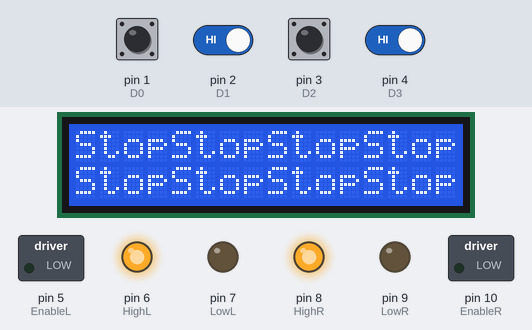
The sketch below on a simulated Arduino Uno, built with avr-gcc and run on an emulated ATmega328P. Parts: 16×2 character LCD, switched loads named in the sketch (green lamp = pin HIGH), output pins drawn as LEDs (lit = HIGH). The inputs (shaded band) are chosen by the test bench; at power-on: pin 1 (D0), pin 2 (D1), pin 3 (D2), pin 4 (D3) HIGH.

Above: at 1.2 s.
1.3 s: pin 2 (D1) driven LOW and pin 4 (D3) driven LOW
At 1.45 s:
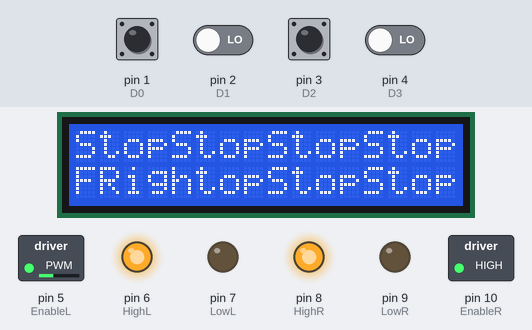
3.7 s: pin 1 (D0) pulled LOW for 0.15 s
At 3.88 s:
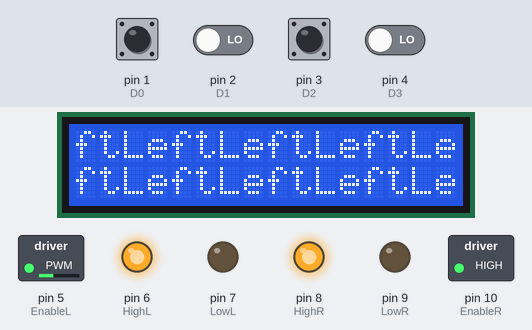
4.4 s: pin 3 (D2) pulled LOW for 0.15 s
At 4.58 s:
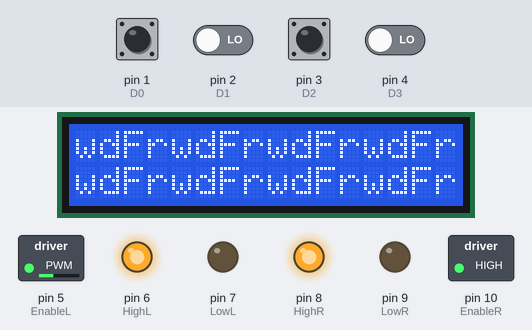
5.1 s: pin 1 (D0) pulled LOW for 0.15 s
At 5.28 s:
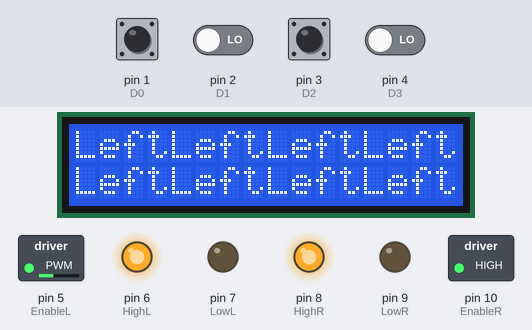
5.8 s: pin 2 (D1) driven HIGH
At 6.7 s:
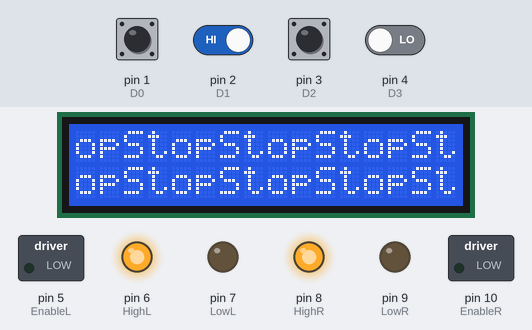
7.3 s: pin 3 (D2) pulled LOW for 1 s
At 8.6 s:
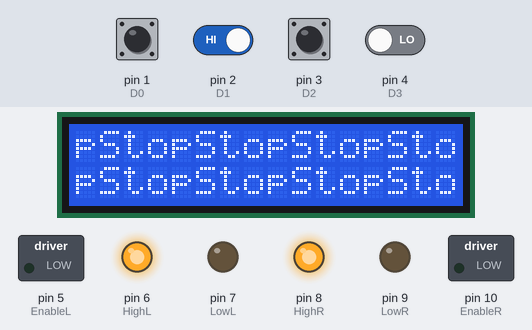
Timing chart, 0 to 10.3 s (numbered marks = the images above; inputs shaded):
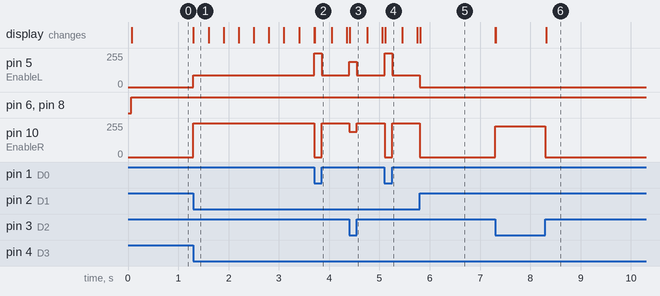

Measured:
- after the input at 1.3 s, pin 5 (EnableL): 0/255 → 90/255 at once; pin 10 (EnableR): 0/255 → 255/255 at once; the display: changes at once (image 1)
- after the input at 3.7 s, pin 5 (EnableL): 90/255 → 255/255 at once, → 90/255 0.15 s later; pin 10 (EnableR): 255/255 → 0/255 at once, → 255/255 0.15 s later; the display: first changes at once (image 2 shows a later state)
- after the input at 4.4 s, pin 5 (EnableL): 90/255 → 190/255 at once, → 90/255 0.15 s later; pin 10 (EnableR): 255/255 → 190/255 at once, → 255/255 0.15 s later; the display: changes at once (image 3)
- after the input at 5.1 s, pin 5 (EnableL): 90/255 → 255/255 at once, → 90/255 0.15 s later; pin 10 (EnableR): 255/255 → 0/255 at once, → 255/255 0.15 s later; the display: changes at once (image 4)
- after the input at 5.8 s, pin 5 (EnableL): 90/255 → 0/255 at once; pin 10 (EnableR): 255/255 → 0/255 at once; the display: changes at once (image 5)
- after the input at 7.3 s, pin 10 (EnableR): 0/255 → 230/255 at once, → 0/255 1.0 s later; the display: first changes at once (image 6 shows a later state)

The sketch:

carController.ino
```cpp
#include<LiquidCrystal.h>

const int rs = 12, en = 11, d4 = A5, d5 = A4, d6 = A3, d7 = A2;
LiquidCrystal lcd(rs, en, d4, d5, d6, d7);

const int EnableL = 5;
const int HighL = 6;       // LEFT SIDE MOTOR
const int LowL =7;

const int EnableR = 10;
const int HighR = 8;       //RIGHT SIDE MOTOR
const int LowR =9;

const int D0 = 1;       //Raspberry pin 24    LSB
const int D1 = 2;       //Raspberry pin 23
const int D2 = 3;       //Raspberry pin 22
const int D3 = 4;       //Raspberry pin 21    MSB

int a,b,c,d,data;

int time = 50;

void setup() {
	pinMode(EnableL, OUTPUT);
	pinMode(HighL, OUTPUT);
	pinMode(LowL, OUTPUT);

	pinMode(EnableR, OUTPUT);
	pinMode(HighR, OUTPUT);
	pinMode(LowR, OUTPUT);

	pinMode(D0, INPUT_PULLUP);
	pinMode(D1, INPUT_PULLUP);
	pinMode(D2, INPUT_PULLUP);
	pinMode(D3, INPUT_PULLUP);

  lcd.begin(16, 2);

}

void forward()
{
	digitalWrite(HighL, HIGH);
	digitalWrite(LowL, LOW);
	analogWrite(EnableL,190);

	digitalWrite(HighR, HIGH);
	digitalWrite(LowR, LOW);
	analogWrite(EnableR,190);
 // delay(time);
}

void backward()
{
	digitalWrite(HighL, LOW);
	digitalWrite(LowL, HIGH);
	analogWrite(EnableL,255);

	digitalWrite(HighR, LOW);
	digitalWrite(LowR, HIGH);
	analogWrite(EnableR,255);
	//delay(time);
}

void Stop()
{
	digitalWrite(HighL, HIGH);
	digitalWrite(LowL, LOW);
	analogWrite(EnableL,0);

	digitalWrite(HighR, HIGH);
	digitalWrite(LowR, LOW);
	analogWrite(EnableR,0);
}

void forwardLeft()
{
	digitalWrite(HighL, HIGH);
	digitalWrite(LowL, LOW);
	analogWrite(EnableL,190);

	digitalWrite(HighR, HIGH);
	digitalWrite(LowR, LOW);
	analogWrite(EnableR,65);
	//delay(time);
}

void left()
{
	digitalWrite(HighL, HIGH);
	digitalWrite(LowL, LOW);
	analogWrite(EnableL,255);

	digitalWrite(HighR, HIGH);
	digitalWrite(LowR, LOW);
	analogWrite(EnableR,0);
	//delay(time);
}

void forwardRight()
{
	digitalWrite(HighL, HIGH);
	digitalWrite(LowL, LOW);
	analogWrite(EnableL,90);

	digitalWrite(HighR, HIGH);
	digitalWrite(LowR, LOW);
	analogWrite(EnableR,255);
	//delay(time);
}

void right()
{
	digitalWrite(HighL, HIGH);
	digitalWrite(LowL, LOW);
	analogWrite(EnableL,0);

	digitalWrite(HighR, HIGH);
	digitalWrite(LowR, LOW);
	analogWrite(EnableR,230);
	//delay(time);
}

void getData()
{
	 a = digitalRead(D0);
	 b = digitalRead(D1);
	 c = digitalRead(D2);
	 d = digitalRead(D3);
	 data = 8*d+4*c+2*b+a;
}

void loop(){
	getData();
	switch(data){
		case 1: forward();
		        lcd.print("Frwd");
		        break;
		case 2: backward();
            lcd.print("Rvrse");
		        break;
		case 3: right();
            lcd.print("Right");
		        break;
		case 4: left();
            lcd.print("Left");
		        break;
		case 5: forwardRight();
            lcd.print("FRight");
            break;
		case 6: forwardLeft();
            lcd.print("FLeft");
		        break;
		default: Stop();
            lcd.print("Stop");
		        break;

	}
}
```
